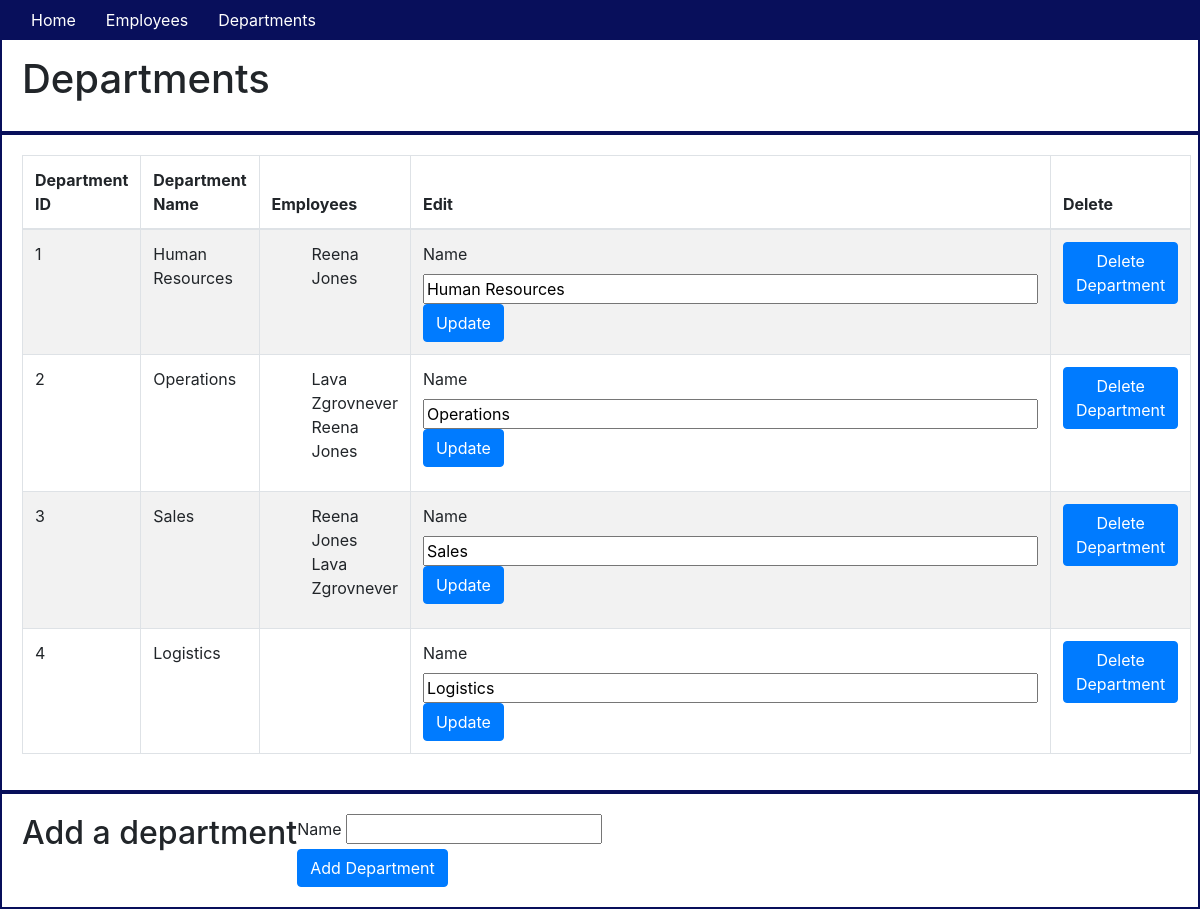
The page /departments on the database its author committed.
### app/models.py (models this page shows, shortened)
class Department(db.Model):
    id = db.Column(db.Integer, primary_key=True)
    name = db.Column(db.String(64))
    employees = db.relationship('Employee', secondary=links, backref='department', lazy='dynamic')

class Employee(db.Model):
    id = db.Column(db.Integer, primary_key=True)
    first_name = db.Column(db.String(64))
    last_name = db.Column(db.String(64), index=True)
    departments = db.relationship('Department', secondary=links, backref='employee', lazy='dynamic')

### app/routes.py (the view)
@app.route('/departments')
def show_departments():
    employees = Employee.query.all()
    departments = Department.query.all()
    return render_template('departments.html', title="Departments", employees=employees, departments=departments)

### app/templates/departments.html (shortened to what this page needs)
{% extends "base.html" %} {% block content %}
<div class="container-fluid">
    <div class="row">
        <h1>Departments</h1>
    </div>
    <div class="row">
        <table class="table table-striped table-bordered">
            <thead>
                <th>Department ID</th>
                <th>Department Name</th>
                <th>Employees</th>
                <th>Edit</th>
                <th>Delete</th>
            </thead>
            <tbody>
                {% for department in departments %}
                <tr>
                    <td>{{department.id}}</td>
                    <td>{{department.name}}</td>
                    <td>
                        <ul>
                            {% for department_employee in department.employees %}
                            <li>{{department_employee.first_name}} {{department_employee.last_name}}</li>
                            {% endfor %}
                        </ul>
                    </td>
                    <td>
                        <form method="POST" action="/departments/{{department.id}}/update">
                            <label for="name">Name</label>
                            <input type="text" value="{{department.name}}" name="new_name" size="55"><br>
                            <button type="submit" class="btn btn-primary" value="Update">Update</button>
                        </form>
                    </td>
                    <td>
                        <form action="{{url_for('delete_department', department_id=department.id)}}" method="POST">
                            <button type="submit" class="btn btn-primary" value="Delete Department">Delete
                                        Department</button>
                        </form>
                    </td>
                </tr>
                {% endfor %}
            </tbody>
        </table>
    </div>
    <div class="row">
        <h2>Add a department</h2>
        <form action="/departments" method="POST">
            <label for="name">Name</label>
            <input type="text" name="name" id="name" required />
            <br>
            <button type="submit" class="btn btn-primary" value="Add Department">Add Department</button>
        </form>
    </div>
</div>
{% endblock %}

### app/static/css/styles.css (style rules this page uses)
.row { padding: 20px; border: solid #080F5B 2px; }
li { list-style-type: none; }

### rows shown on the page
Department: id "1", name "Human Resources", new_name "Human Resources"
Employee: first_name "Reena", last_name "Jones"
Department: id "2", name "Operations", new_name "Operations"
Employee: first_name "Lava", last_name "Zgrovnever"
Department: id "3", name "Sales", new_name "Sales"
Department: id "4", name "Logistics", new_name "Logistics"
